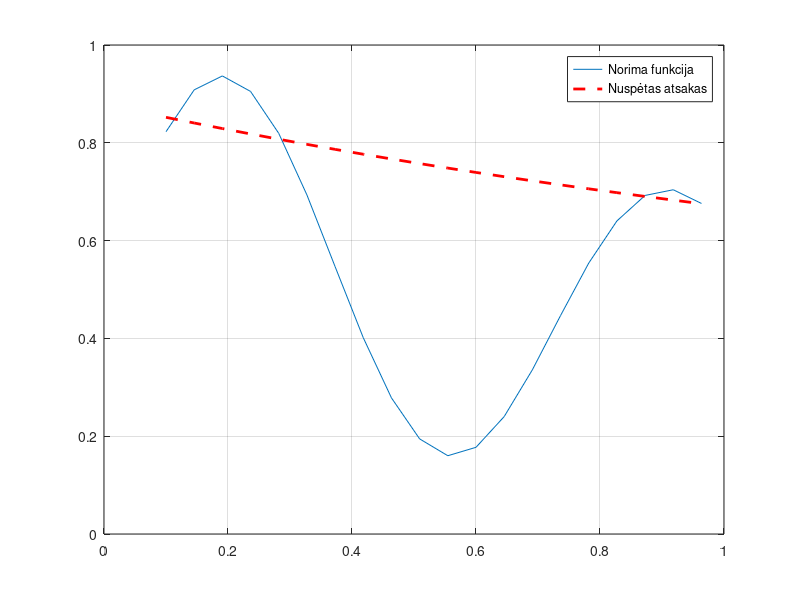
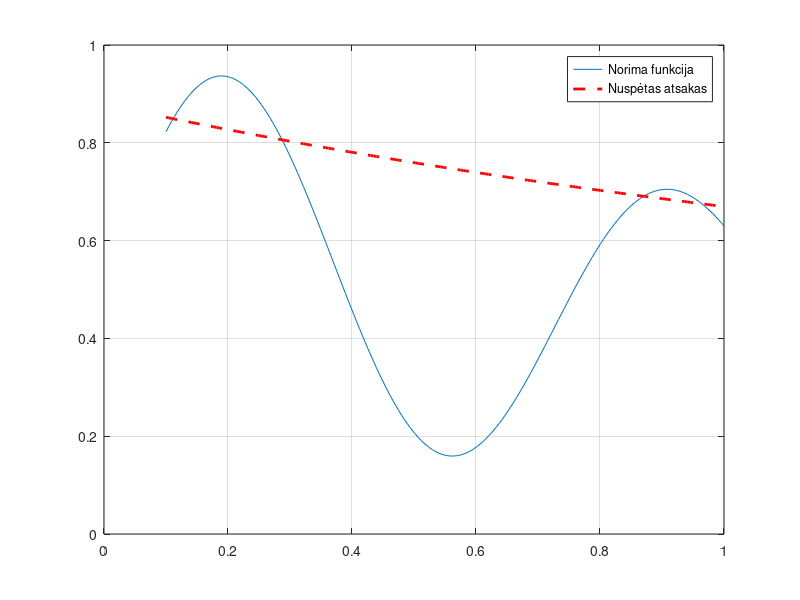

These charts were generated, in order, by the following MATLAB code:
% Lab. darbas Nr. 2 Justinas Kuklis
clc;
clear all;
x = 0.1:1/22:1;
d = (1 + 0.6*sin(2*pi*x/0.7) + 0.3*sin(2*pi*x))/2; % Norime gauti tokį atsakymą

eta = 0.3; %Mokymosi greitis
klaidos_suma = 1; % Užduodama tik tam, kad veiktų while ciklas
neuronai = 4;

%% Užduodame rand vertes svoriams ir bias
w1 = randn(neuronai, 1); % Svoriai tarp įėjimo ir paslėptojo sluoksnio
w2 = randn(neuronai, 1); % Svoriai tarp paslėptojo ir išėjimo sluoksnio
b1 = randn(neuronai, 1); % Bias paslėptame sluoksnyje
b2 = randn(1);           % Bias išėjimo sluoksnyje

for i = 1:neuronai
fprintf('Sugeneruotos vertės aplink %d-ąjį neuroną:\n w%d1_1 = %f; w1%d_2 = %f; b%d_1 = %f\n', i, i, w1(i), i, w2(i), i, b1(i));
end
fprintf('Sugeneruotas išėjimo bias %f\n\n', b2);

%% Pasvertos sumos ir tinklo atsakai
while klaidos_suma > 0.005
    for i = 1:length(x)
        % Paslėpto sluoksnio pasverta suma
        v1 = w1 * x(i) + b1; 
        
        % Paslėpto sluoksnio atsakas
        y1 = 1 ./ (1 + exp(-v1));

        % Išėjimo sluoksnio pasverta suma
        v2 = w2' * y1 + b2;

        % Išėjimo atsakas
        y2 = v2;
    
        %Skaičiuojama klaida
        klaida = d(i) - y2;
        % fprintf('Suskaičiuota klaida e= %f\n', klaida);
    
        %Skaičiuojame delta
        delta2 = klaida; % Išėjimo delta
        for k = 1:neuronai
            delta1(k) = y1(k) * (1-y1(k)) * delta2 * w2(k);
        end
      
        %Atnaujiname svorius ir kitus koef.
        w2 = w2 + eta * delta2 * y1;
        b2 = b2 + eta * delta2;

        w1 = w1 + eta * delta1' * x(i);
        b1 = b1 + eta * delta1';
      
    end

klaidos_suma = sum(abs(klaida));
%fprintf('Bendra susumuota klaida: %f\n', klaidos_suma);
end
fprintf('Bendra susumuota klaida: %f\n', klaidos_suma);
%disp(w1');
fprintf('Atnaujinti koeficientai\n w1: %f w2: %f b1: %f b2: %f\n', w1', w2', b1', b2);

%% Braižome grafiką
v1_gal = w1 * x + b1;
y1_gal = 1 ./ (1 + exp(-v1_gal));
v2_gal = w2' * y1_gal + b2;
y_galutinis = v2_gal;

figure(1)
plot(x, d);
hold on;
plot(x, y_galutinis, 'r--', 'LineWidth', 2);
hold off;
grid on;
legend('Norima funkcija', 'Nuspėtas atsakas');

%% Testuojame ir braižome grafiką
x1 = linspace(0.1, 1, 200);
d1 = (1 + 0.6*sin(2*pi*x1/0.7) + 0.3*sin(2*pi*x1))/2; % Norime gauti tokį atsakymą

% Paslėpto sluoksnio pasverta suma
v1_gal1 = w1 * x1 + b1; 

% Paslėpto sluoksnio atsakas
y1_gal1 = 1 ./ (1 + exp(-v1_gal1));

% Išėjimo sluoksnio pasverta suma
v2_gal1 = w2' * y1_gal1 + b2;

% Išėjimo atsakas
y2_gal1 = v2_gal1;

figure(2)
plot(x1, d1);
hold on;
plot(x1, y2_gal1, 'r--', 'LineWidth', 2);
hold off;
grid on;
legend('Norima funkcija', 'Nuspėtas atsakas');